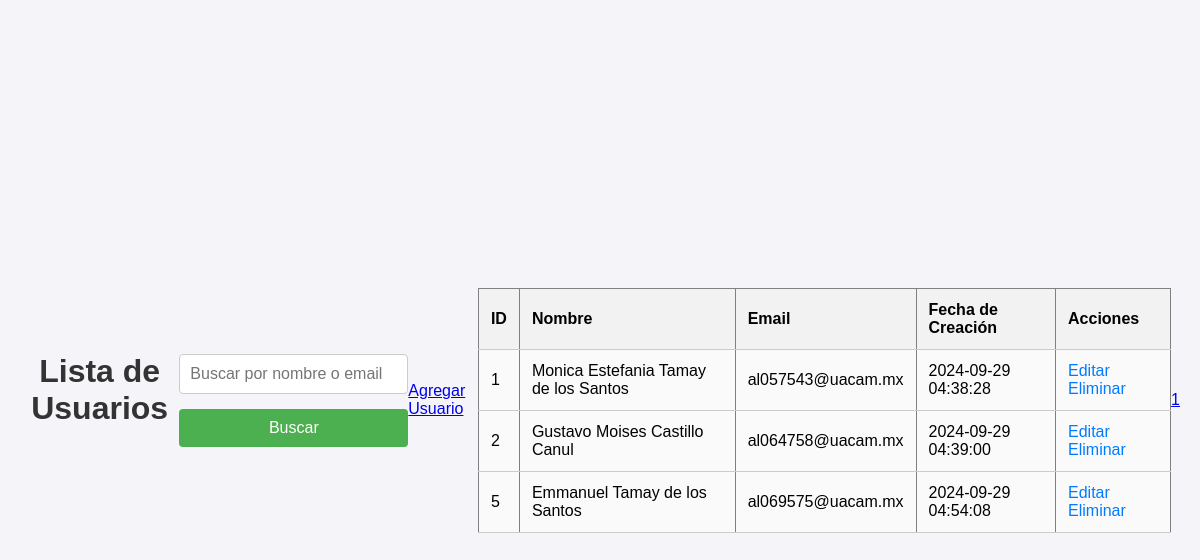
Screenshot of /crud-app/index.php with the database file from the repository.
### tables this page shows
CREATE TABLE `users` (
  `id` int(11) NOT NULL,
  `name` varchar(50) NOT NULL,
  `email` varchar(50) NOT NULL,
  `created_at` timestamp NOT NULL DEFAULT current_timestamp()
);

### crud-app/index.php (the view, shortened to what this page needs)
<?php
include 'db.php';
$limit = 5;
$page = isset($_GET['page']) ? (int)$_GET['page'] : 1;
$offset = ($page - 1) * $limit;
$search = isset($_GET['search']) ? $_GET['search'] : '';
$total_query = "SELECT COUNT(*) FROM users WHERE name LIKE :search OR email LIKE :search";
$stmt = $pdo->prepare($total_query);
$stmt->execute(['search' => "%$search%"]);
$total_users = $stmt->fetchColumn();
$query = "SELECT * FROM users WHERE name LIKE :search OR email LIKE :search LIMIT :limit OFFSET :offset";
$stmt = $pdo->prepare($query);
$stmt->bindValue('limit', $limit, PDO::PARAM_INT);
$stmt->bindValue('offset', $offset, PDO::PARAM_INT);
$stmt->bindValue('search', "%$search%", PDO::PARAM_STR);
$stmt->execute();
$users = $stmt->fetchAll(PDO::FETCH_ASSOC);
$total_pages = ceil($total_users / $limit);
?>
<!DOCTYPE html>
<html lang="es">
<head>
    <link rel="stylesheet" href="style.css">
</head>
<body>
    <h1>Lista de Usuarios</h1>
    <form action="index.php" method="GET">
        <input type="text" name="search" placeholder="Buscar por nombre o email" value="<?php echo htmlspecialchars($search); ?>">
        <input type="submit" value="Buscar">
    </form>
    <a href="create.php">Agregar Usuario</a>
    <table border="1">
        <thead>
            <tr>
                <th>ID</th>
                <th>Nombre</th>
                <th>Email</th>
                <th>Fecha de Creación</th>
                <th>Acciones</th>
            </tr>
        </thead>
        <tbody>
            <?php if (count($users) > 0): ?>
                <?php foreach ($users as $user): ?>
                    <tr>
                        <td><?php echo $user['id']; ?></td>
                        <td><?php echo htmlspecialchars($user['name']); ?></td>
                        <td><?php echo htmlspecialchars($user['email']); ?></td>
                        <td><?php echo $user['created_at']; ?></td>
                        <td>
                            <a href="update.php?id=<?php echo $user['id']; ?>">Editar</a>
                            <a href="delete.php?id=<?php echo $user['id']; ?>">Eliminar</a>
                        </td>
                    </tr>
                <?php endforeach; ?>
            <?php else: ?>
                <tr>
                    <td colspan="5">No se encontraron usuarios.</td>
                </tr>
            <?php endif; ?>
        </tbody>
    </table>
    <div>
        <?php for ($i = 1; $i <= $total_pages; $i++): ?>
            <a href="index.php?page=<?php echo $i; ?>&search=<?php echo htmlspecialchars($search); ?>"><?php echo $i; ?></a>
        <?php endfor; ?>
    </div>
</body>
</html>

### crud-app/style.css (style rules this page uses)
* { margin: 0; padding: 0; box-sizing: border-box; font-family: 'Arial', sans-serif; }
body { background-color: #f4f4f9; display: flex; justify-content: center; align-items: center; min-height: 100vh; padding: 20px; }
h1 { text-align: center; margin-bottom: 20px; color: #333; }
form { display: flex; flex-direction: column; gap: 15px; }
form input[type="text"], form input[type="email"], form input[type="submit"] { padding: 10px; border-radius: 4px; border: 1px solid #ccc; font-size: 16px; }
form input[type="submit"] { background-color: #4CAF50; color: white; border: none; cursor: pointer; transition: background-color 0.3s ease; }
table { width: 100%; border-collapse: collapse; margin-top: 20px; }
table th, table td { padding: 12px; border-bottom: 1px solid #ccc; text-align: left; }
table th { background-color: #f2f2f2; font-weight: bold; }
table td { background-color: #fafafa; }
table a { text-decoration: none; color: #007BFF; transition: color 0.3s ease; }

### rows the page displays
users: id "1", name "Monica Estefania Tamay de los Santos", email "al057543@uacam.mx", created_at "2024-09-29 04:38:28"
users: id "2", name "Gustavo Moises Castillo Canul", email "al064758@uacam.mx", created_at "2024-09-29 04:39:00"
users: id "5", name "Emmanuel Tamay de los Santos", email "al069575@uacam.mx", created_at "2024-09-29 04:54:08"
